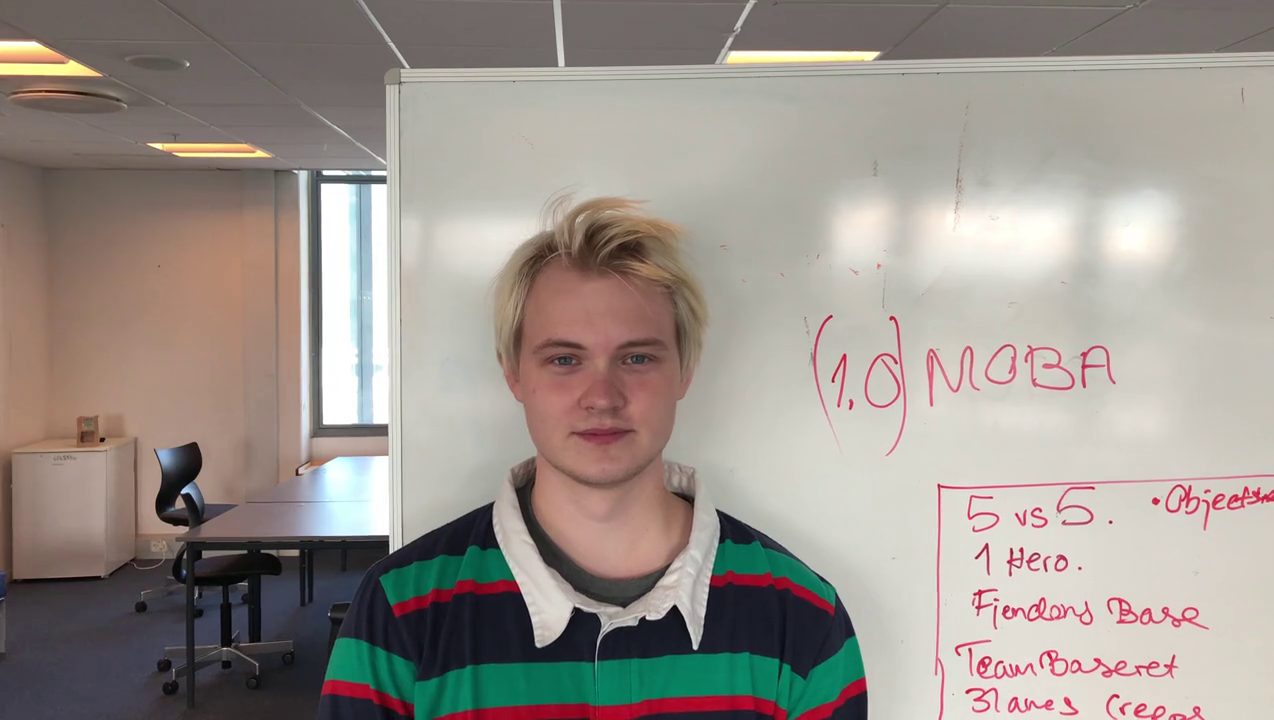
#> input picture frame 10 of data/HecceVid.mp4, 1274 x 720 px, given in place of video1cropped.mov, which was not available
$ python eyeDetec.py
#> lines starting #> are read from the running program, lines starting #| are printed output that depends on the picture; after the words box and inside, x2 and y2 are one past the last pixel; in counts of white or black regions, pixels touching at a corner belong together; pictures that were not available may be replaced by others from this repository, and a replacement may not be noted
import numpy as np
import cv2
import pandas as pd
from skimage import io
from PIL import Image
import matplotlib.pylab as plt
import copy
import pathlib
import time

starttime = time.time()
cap = cv2.VideoCapture("data/vid/video1cropped.mov")

while(cap.isOpened()):
    ret, frame = cap.read()
#> frame is the input picture: shape (720, 1274, 3); mean B, G, R 141.2, 147.6, 155.7
    color = cv2.cvtColor(frame, cv2.COLOR_RGB2HSV)
#> color: shape (720, 1274, 3); mean H, S, V 97, 44.1, 160.5

    low_blue = np.array([70, 60, 20])
    high_blue = np.array([150, 255, 255])
    blue_mask = cv2.inRange(color, low_blue, high_blue)
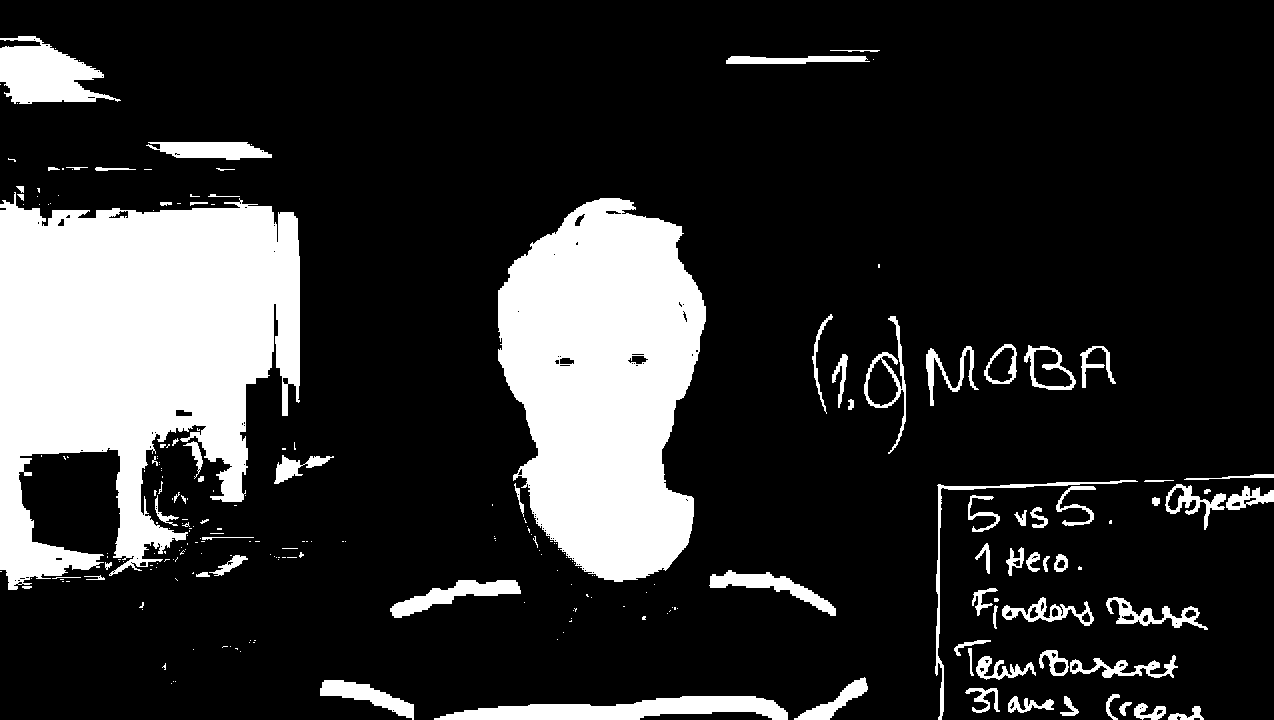
#> blue_mask: shape (720, 1274); 18.7% white; 242 white regions (163 under 20 px), largest, box (x1, y1, x2, y2) and area: (0, 192, 300, 590) 77891, (498, 198, 706, 582) 57637, (434, 696, 788, 720) 5133
    blue = cv2.bitwise_and(frame, frame, mask=blue_mask)
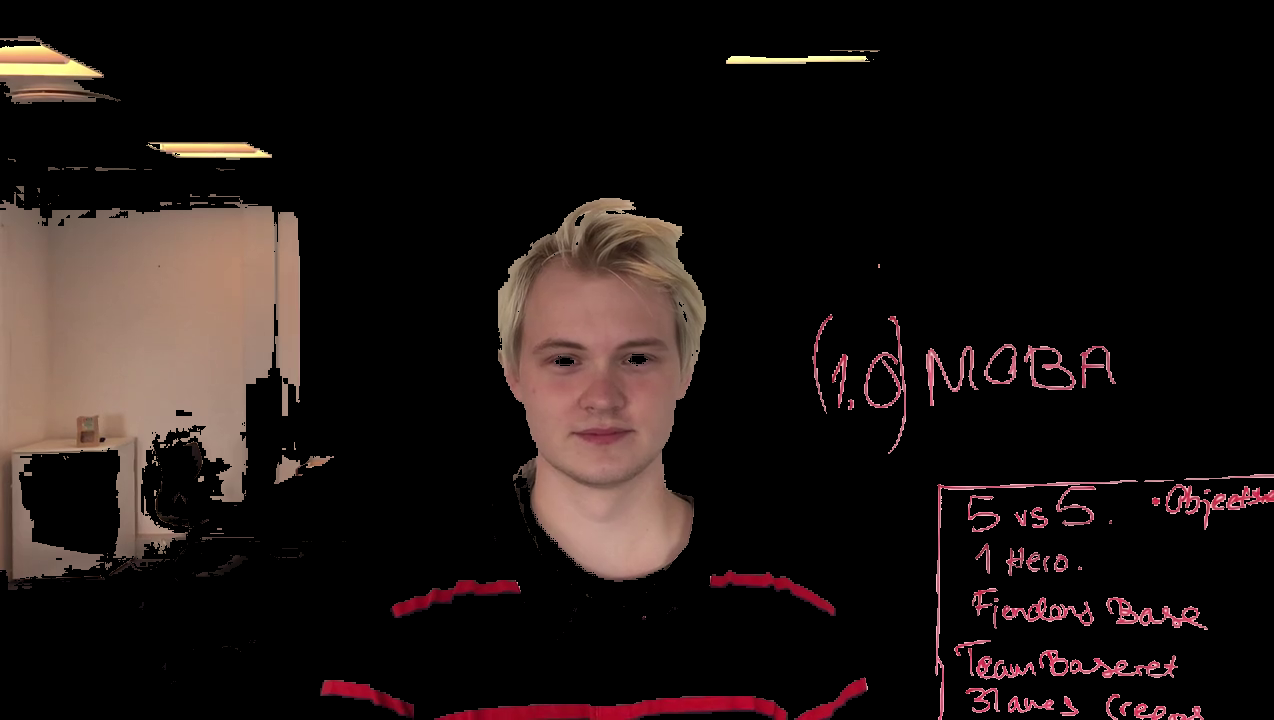
#> blue: shape (720, 1274, 3); mean B, G, R 19, 20.9, 29.2
    print()

    cv2.imshow("HSV", blue)
    cv2.imshow("Cutout", color)
    if cv2.waitKey(10) & 0xFF == ord('q'):
#> (key q is pressed here)
        break
cap.release()
cv2.destroyAllWindows()
print((time.time() - starttime))

$ run again, starting later in the video
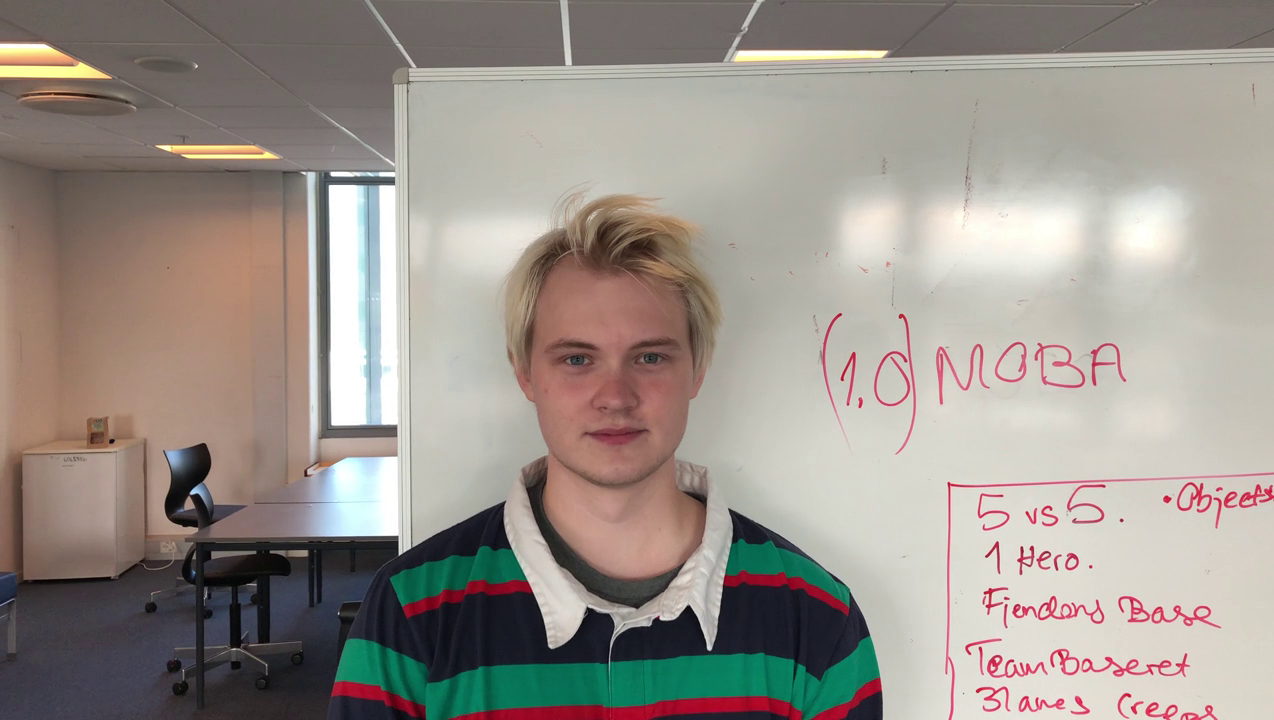
#> input picture frame 48 of data/HecceVid.mp4, 1274 x 720 px, given in place of video1cropped.mov, which was not available
#> frame is the input picture: shape (720, 1274, 3); mean B, G, R 140.4, 147.4, 155.2
#> color: shape (720, 1274, 3); mean H, S, V 95.6, 44.8, 160.1
#> `blue_mask = cv2.inRange(color, low_blue, high_blue)`:
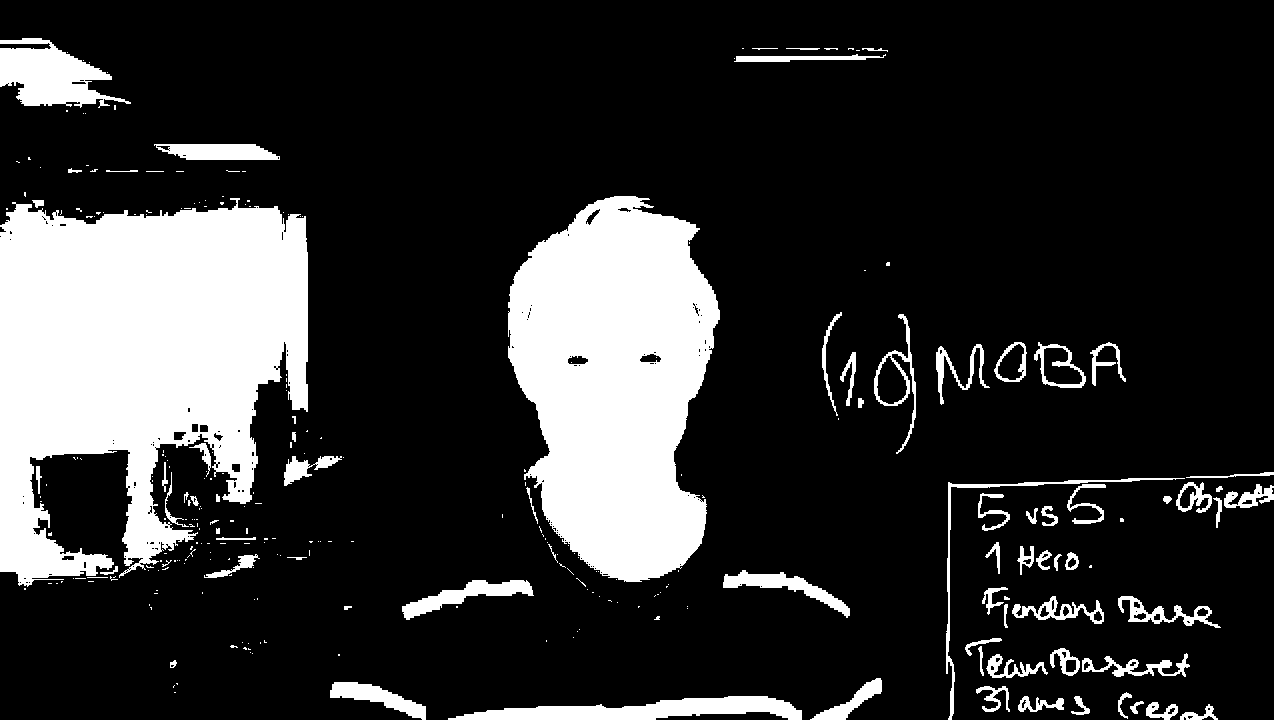
#> blue_mask: shape (720, 1274); 19.1% white; 283 white regions (206 under 20 px), largest, box (x1, y1, x2, y2) and area: (0, 198, 308, 587) 81188, (508, 196, 720, 582) 58752, (0, 38, 131, 108) 5075
#> `blue = cv2.bitwise_and(frame, frame, mask=blue_mask)`:
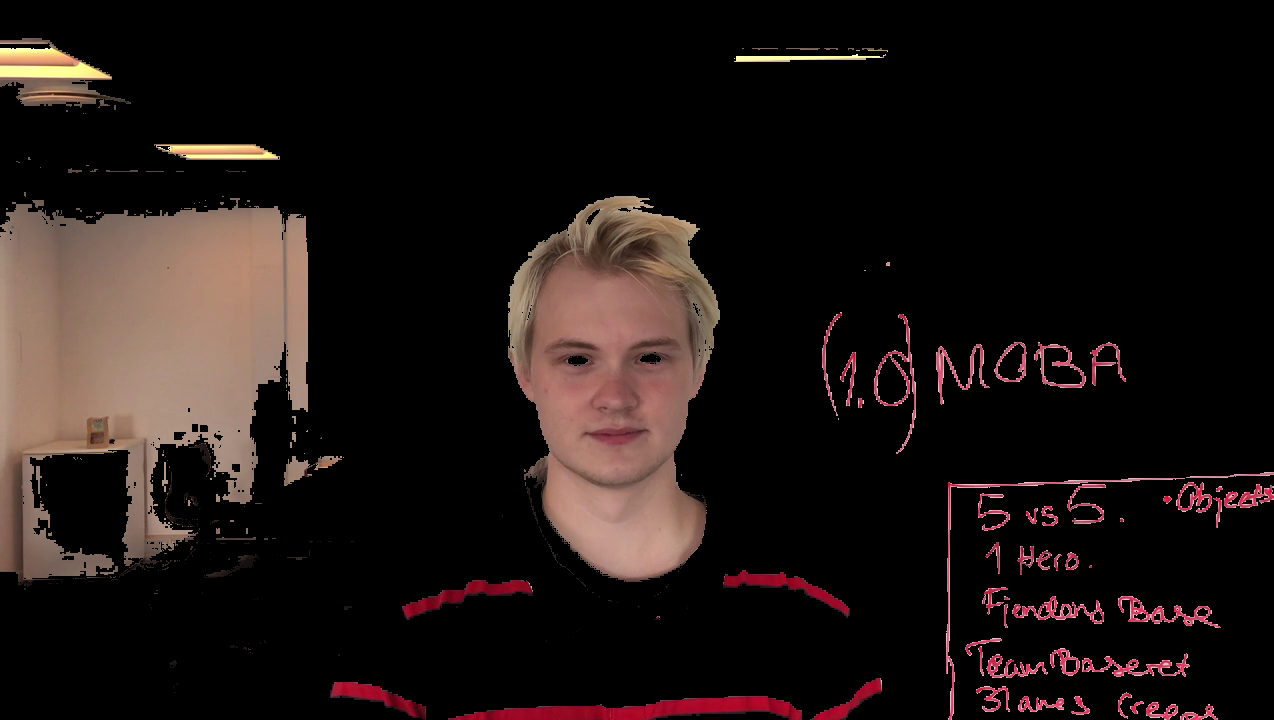
#> blue: shape (720, 1274, 3); mean B, G, R 19.4, 21.5, 30

$ run again, starting later in the video
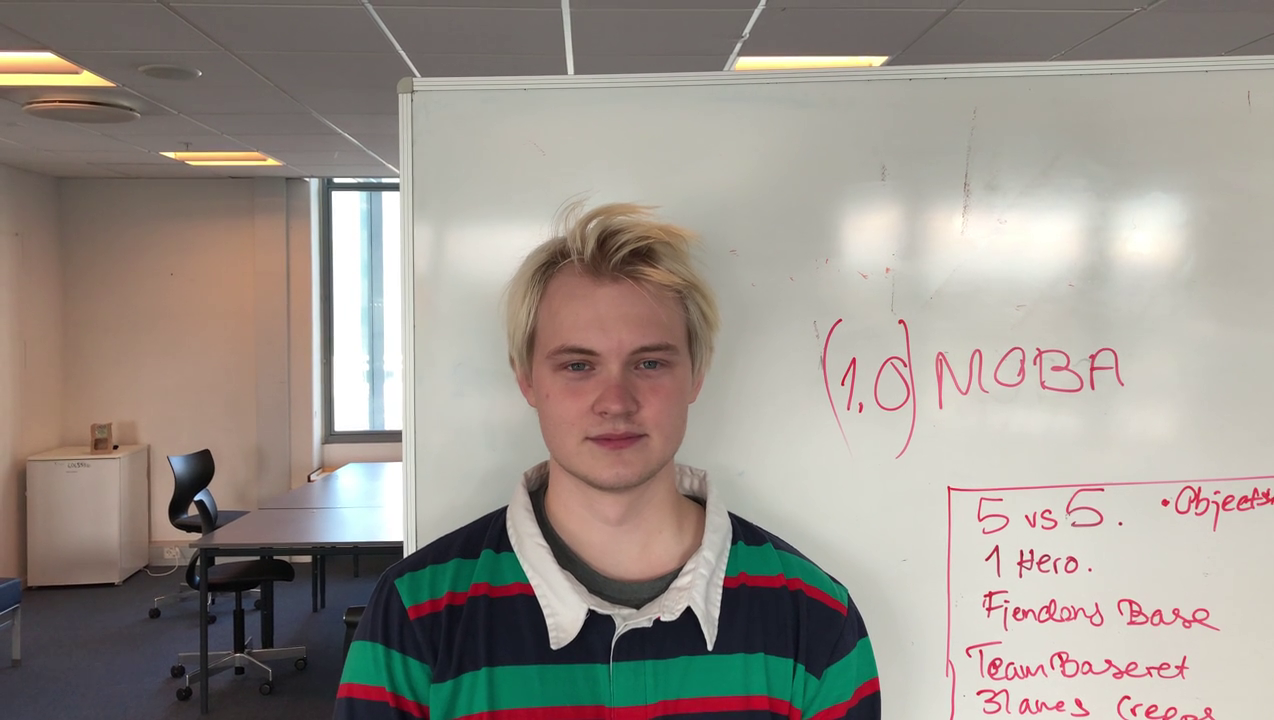
#> input picture frame 86 of data/HecceVid.mp4, 1274 x 720 px, given in place of video1cropped.mov, which was not available
#> frame is the input picture: shape (720, 1274, 3); mean B, G, R 140, 147.3, 154.7
#> color: shape (720, 1274, 3); mean H, S, V 94.6, 44.2, 159.5
#> `blue_mask = cv2.inRange(color, low_blue, high_blue)`:
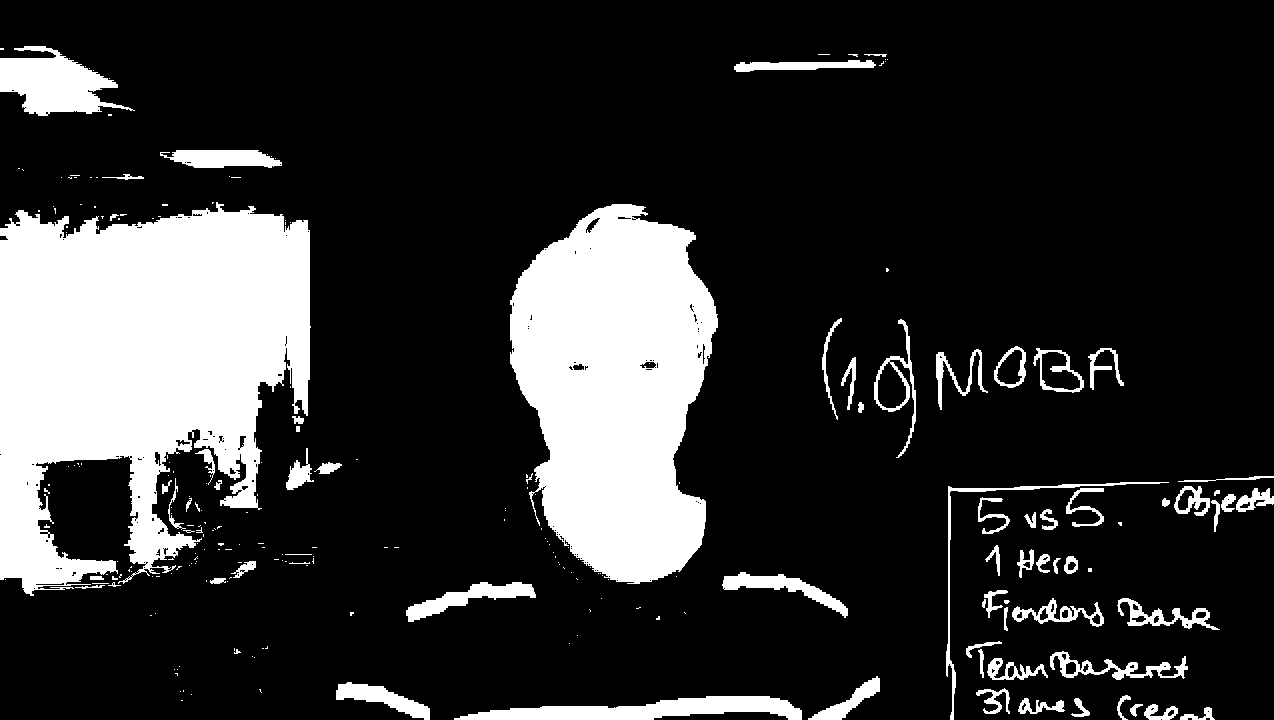
#> blue_mask: shape (720, 1274); 18.9% white; 245 white regions (174 under 20 px), largest, box (x1, y1, x2, y2) and area: (0, 202, 311, 596) 82129, (510, 204, 718, 584) 56883, (0, 46, 135, 116) 5148
#> `blue = cv2.bitwise_and(frame, frame, mask=blue_mask)`:
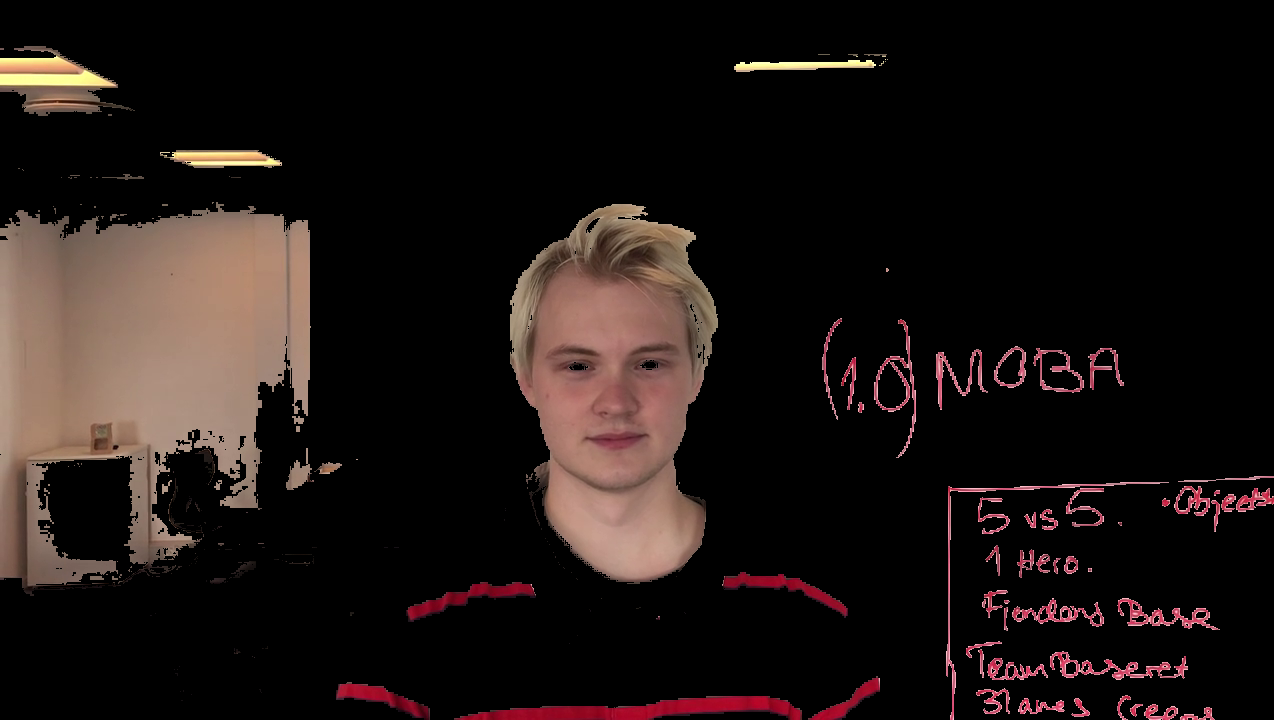
#> blue: shape (720, 1274, 3); mean B, G, R 19.3, 21.4, 29.6
